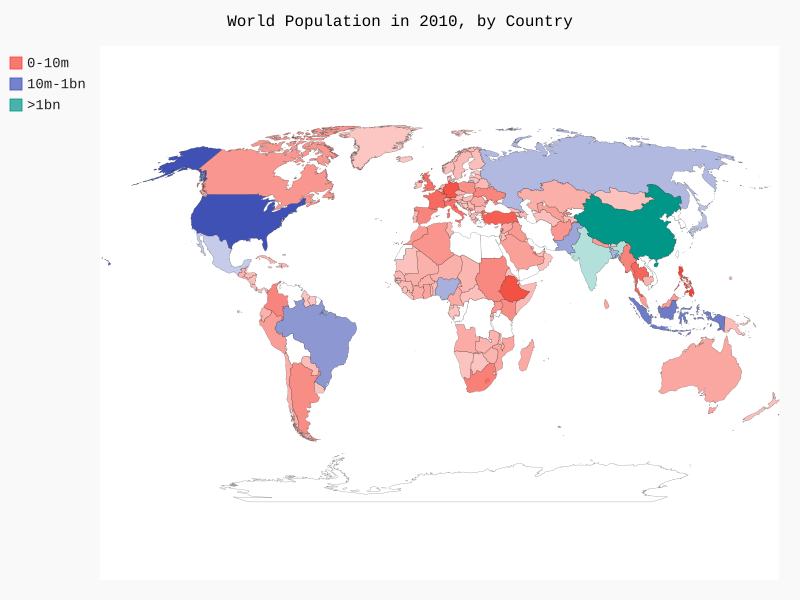

Write the Python code that produced this figure.
import json
import pygal
from pygal.style import RotateStyle
from country_codes import get_country_code

#Load the data into a list
filename = 'population_data.json'
with open(filename) as f:
    pop_data = json.load(f)

#Print the 2010 population for each country
cc_populations = {}
for pop_dict in pop_data:
    if pop_dict['Year'] == '2010':
        country_name = pop_dict['Country Name']
        population = int(float(pop_dict['Value']))
        code = get_country_code(pop_dict['Country Name'])
        if code:
            print(code + ' : ' + str(population))
            cc_populations[code] = population
        else:
            print('ERROR - ' +country_name)

# Group the countries by population level

cc_pops_1, cc_pops_2, cc_pops_3 = {}, {}, {}
for cc, pop in cc_populations.items():
    if pop < 100000000:
        cc_pops_1[cc] = pop
    elif pop < 1000000000:
        cc_pops_2[cc] = pop
    else:
        cc_pops_3[cc] = pop

wm_style = RotateStyle('#336699')
wm = pygal.maps.world.World()

wm.title = 'World Population in 2010, by Country'

wm.add('0-10m', cc_pops_1)
wm.add('10m-1bn', cc_pops_2)
wm.add('>1bn', cc_pops_3)

wm.render_to_file('world_population.svg')
